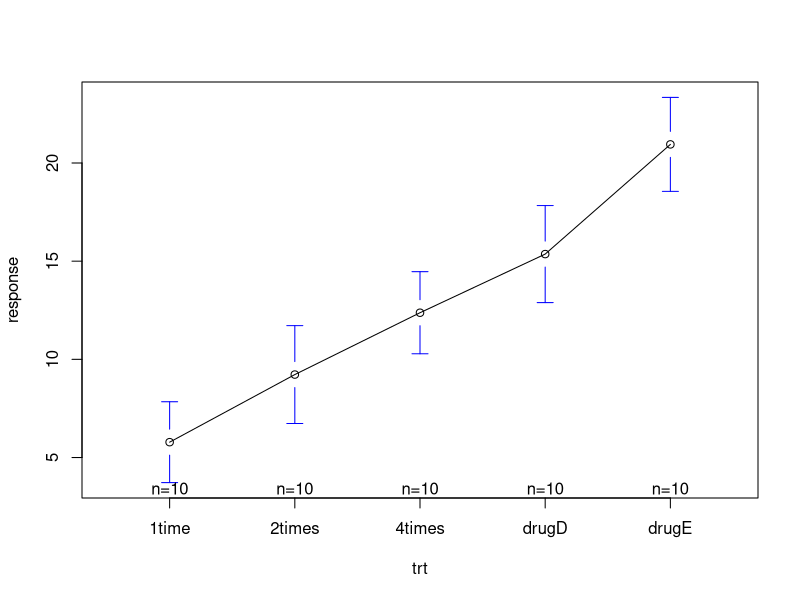
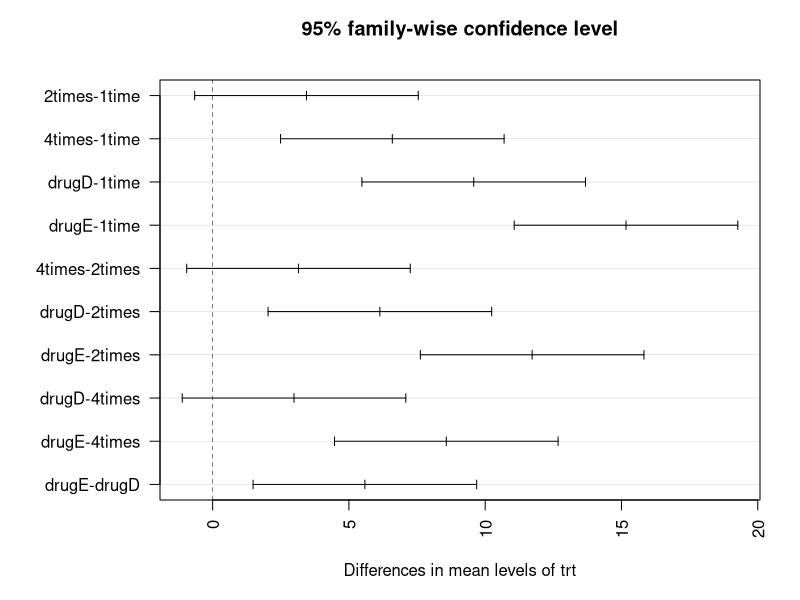
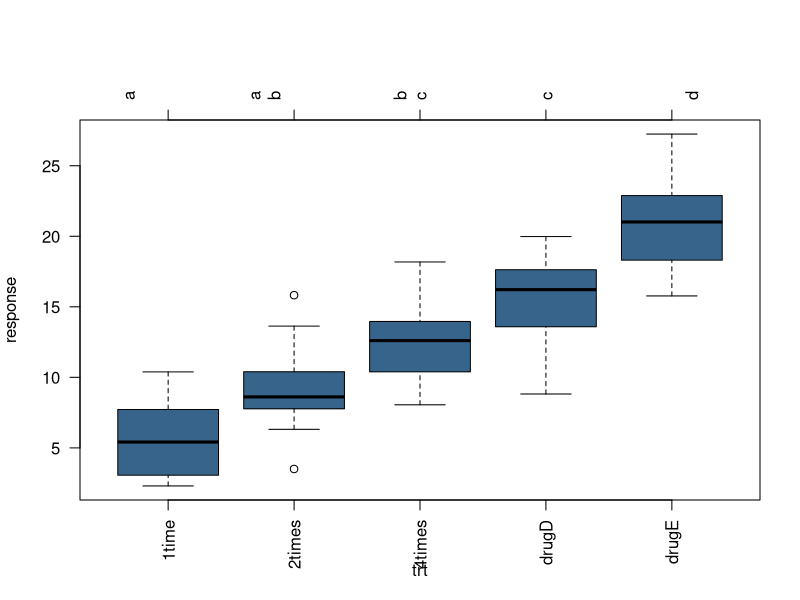
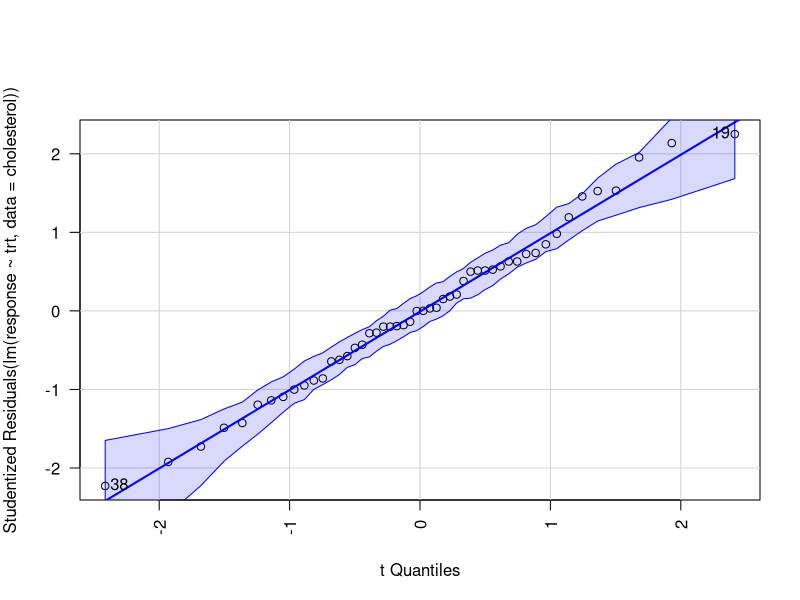

Recreate these plots in R, in order.
library(multcomp)
library(gplots)
library(car)

## NOTE: Anova() in the `car` library can perform type II or III SS
##       unlike base R's aov() which uses only type I

# One-Way ANOVA -----------------------------------------------------------

# get group summaries
with(
  cholesterol,
  by(response, list(trt), summary)
)

# anova test
fit <- aov(response ~ trt, data = cholesterol)
summary(fit)

# means plot
plotmeans(response ~ trt, data = cholesterol)

# multiple comparisons: tukey's hsd
TukeyHSD(fit)

# plot comparisons
par(las = 2)
par(mar = c(5, 8, 4, 2))
plot(TukeyHSD(fit))

# multcomp methods
tuk <- glht(fit, linfct = mcp(trt = "Tukey"))
par(mar = c(5, 4, 6, 2))
plot(cld(tuk, level = 0.05), col = "steelblue4")

# assumptions - normal residuals
qqPlot(lm(response ~ trt, data = cholesterol), simulate = TRUE)

# assumptions - homoscedasticity
bartlett.test(response ~ trt, data = cholesterol)

# outliers
outlierTest(fit)
